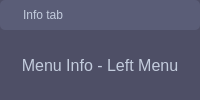
      <widget class="QWidget" name="tab_info">
       <property name="styleSheet">
        <string notr="true">QWidget {
	background-color: rgb(78,79,102);
	border-radius:  5px;
}</string>
       </property>
       <attribute name="title">
        <string>Info</string>
       </attribute>
       <layout class="QVBoxLayout" name="verticalLayout_5">
        <property name="spacing">
         <number>0</number>
        </property>
        <property name="leftMargin">
         <number>0</number>
        </property>
        <property name="topMargin">
         <number>0</number>
        </property>
        <property name="rightMargin">
         <number>0</number>
        </property>
        <property name="bottomMargin">
         <number>0</number>
        </property>
        <item>
         <widget class="QFrame" name="frame_titleLeftMenu">
          <property name="minimumSize">
           <size>
            <width>0</width>
            <height>30</height>
           </size>
          </property>
          <property name="styleSheet">
           <string notr="true">background-color: rgb(90,93,119);
	border-radius: 5px;
	color: rgb(195,204,221);</string>
          </property>
          <property name="frameShape">
           <enum>QFrame::NoFrame</enum>
          </property>
          <property name="frameShadow">
           <enum>QFrame::Raised</enum>
          </property>
          <layout class="QHBoxLayout" name="horizontalLayout_3">
           <property name="spacing">
            <number>9</number>
           </property>
           <property name="leftMargin">
            <number>7</number>
           </property>
           <property name="topMargin">
            <number>0</number>
           </property>
           <property name="rightMargin">
            <number>7</number>
           </property>
           <property name="bottomMargin">
            <number>0</number>
           </property>
           <item>
            <widget class="QLabel" name="label_titleLeftMenu_Info">
             <property name="maximumSize">
              <size>
               <width>15</width>
               <height>15</height>
              </size>
             </property>
             <property name="text">
              <string/>
             </property>
             <property name="pixmap">
              <pixmap resource="icons.qrc">:/info.ico</pixmap>
             </property>
             <property name="scaledContents">
              <bool>true</bool>
             </property>
             <property name="alignment">
              <set>Qt::AlignLeading|Qt::AlignLeft|Qt::AlignVCenter</set>
             </property>
            </widget>
           </item>
           <item>
            <widget class="QLabel" name="label_5">
             <property name="text">
              <string>Info tab</string>
             </property>
            </widget>
           </item>
           <item>
            <spacer name="horizontalSpacer_4">
             <property name="orientation">
              <enum>Qt::Horizontal</enum>
             </property>
             <property name="sizeHint" stdset="0">
              <size>
               <width>40</width>
               <height>20</height>
              </size>
             </property>
            </spacer>
           </item>
           <item>
            <widget class="QPushButton" name="pushButton_closeMenu_Info">
             <property name="minimumSize">
              <size>
               <width>20</width>
               <height>20</height>
              </size>
             </property>
             <property name="maximumSize">
              <size>
               <width>20</width>
               <height>20</height>
              </size>
             </property>
             <property name="styleSheet">
              <string notr="true">QPushButton {
	border: none;
	border-radius: 4px;
}

QPushButton::hover {
	background-color: rgb(77,80,106);
}

QPushButton::pressed {
	background-color: rgb(87,137,245);
}</string>
             </property>
             <property name="text">
              <string/>
             </property>
             <property name="icon">
              <iconset resource="icons.qrc">
               <normaloff>:/close.ico</normaloff>:/close.ico</iconset>
             </property>
            </widget>
           </item>
          </layout>
         </widget>
        </item>
        <item>
         <widget class="QFrame" name="frame_infoMenu_leftMenu">
          <property name="sizePolicy">
           <sizepolicy hsizetype="Expanding" vsizetype="Expanding">
            <horstretch>0</horstretch>
            <verstretch>0</verstretch>
           </sizepolicy>
          </property>
          <property name="styleSheet">
           <string notr="true">background-color: rgb(78,79,102);</string>
          </property>
          <property name="frameShape">
           <enum>QFrame::NoFrame</enum>
          </property>
          <property name="frameShadow">
           <enum>QFrame::Raised</enum>
          </property>
          <layout class="QVBoxLayout" name="verticalLayout_7">
           <property name="spacing">
            <number>0</number>
           </property>
           <property name="leftMargin">
            <number>0</number>
           </property>
           <property name="topMargin">
            <number>0</number>
           </property>
           <property name="rightMargin">
            <number>0</number>
           </property>
           <property name="bottomMargin">
            <number>0</number>
           </property>
           <item>
            <widget class="QLabel" name="label_7">
             <property name="font">
              <font>
               <pointsize>12</pointsize>
              </font>
             </property>
             <property name="styleSheet">
              <string notr="true">	color: rgb(195,204,221);</string>
             </property>
             <property name="text">
              <string>Menu Info - Left Menu</string>
             </property>
             <property name="alignment">
              <set>Qt::AlignCenter</set>
             </property>
            </widget>
           </item>
          </layout>
         </widget>
        </item>
       </layout>
      </widget>
